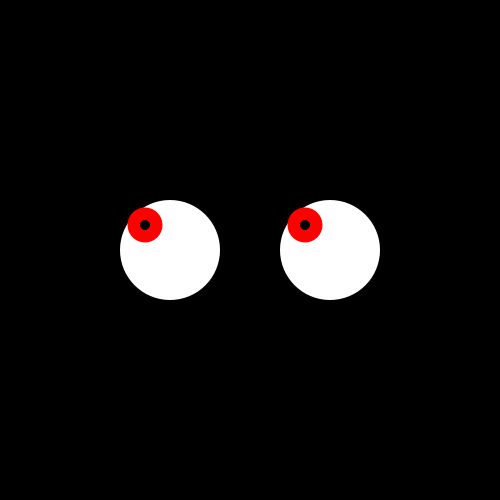
Frame 1 (no input)
Frame 60 (the mouse pressed at the canvas centre just before this capture): identical to frame 1, image omitted
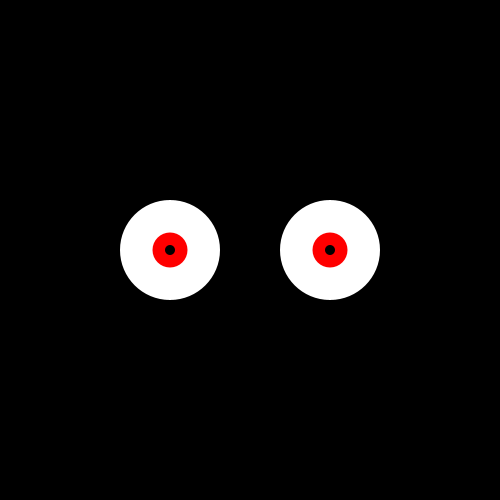
Frame 120 (the mouse held since frame 60 and released just before this capture)

The Processing sketch that drew these frames (run headless with seeded random() and noise(); from frame 60 on, the mouse is pressed at the canvas centre):

// Processing sketch: processing_95183
// ── processing_95183.pde

int x = 500;
int y = 500;

void setup() {
  size(500,500);
  smooth();
  ellipseMode(CENTER);
  frameRate(30);
}
 
void draw() {
  background(0);
  
//Eyes
  noStroke();
  fill(255, 255, 255);
  ellipse(x/2 - 80, y/2, 100, 100);
  ellipse(x/2 + 80, y/2, 100, 100);
  
float x1 = map(mouseX, 0, width, 145, 195);
float y1 = map(mouseY, 0, height, 225, 275);
float x2 = map(mouseX, 0, width, 305, 355);
float y2 = map(mouseY, 0, height, 225, 275);
   
//iris 
  fill(255, 0, 0);
  ellipse(x1, y1, 35, 35);
  ellipse(x2, y2, 35, 35);
   
//pupil
  fill(0);
  ellipse(x1, y1, 10, 10);
  ellipse(x2, y2, 10, 10);
}
